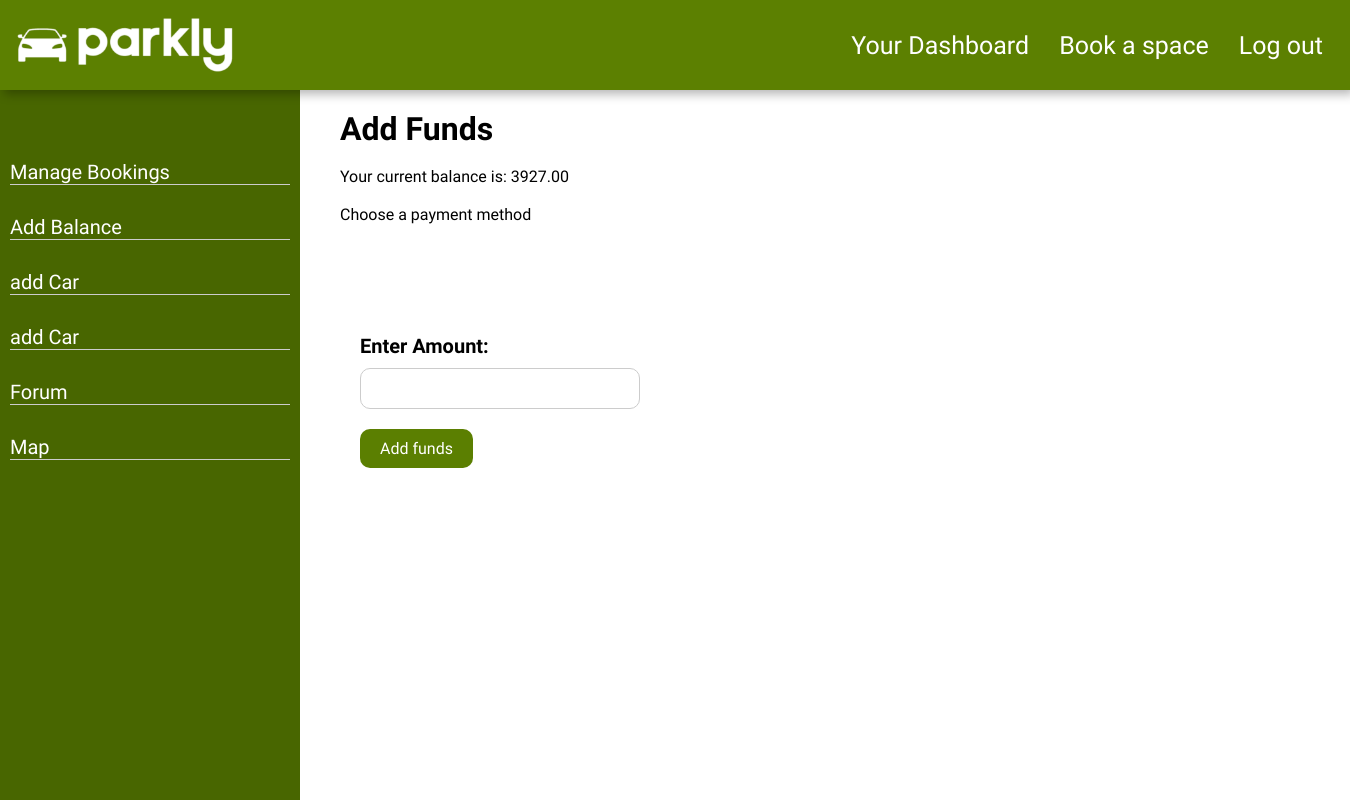
The page /addBalance.php (signed in) on the database as committed earlier.
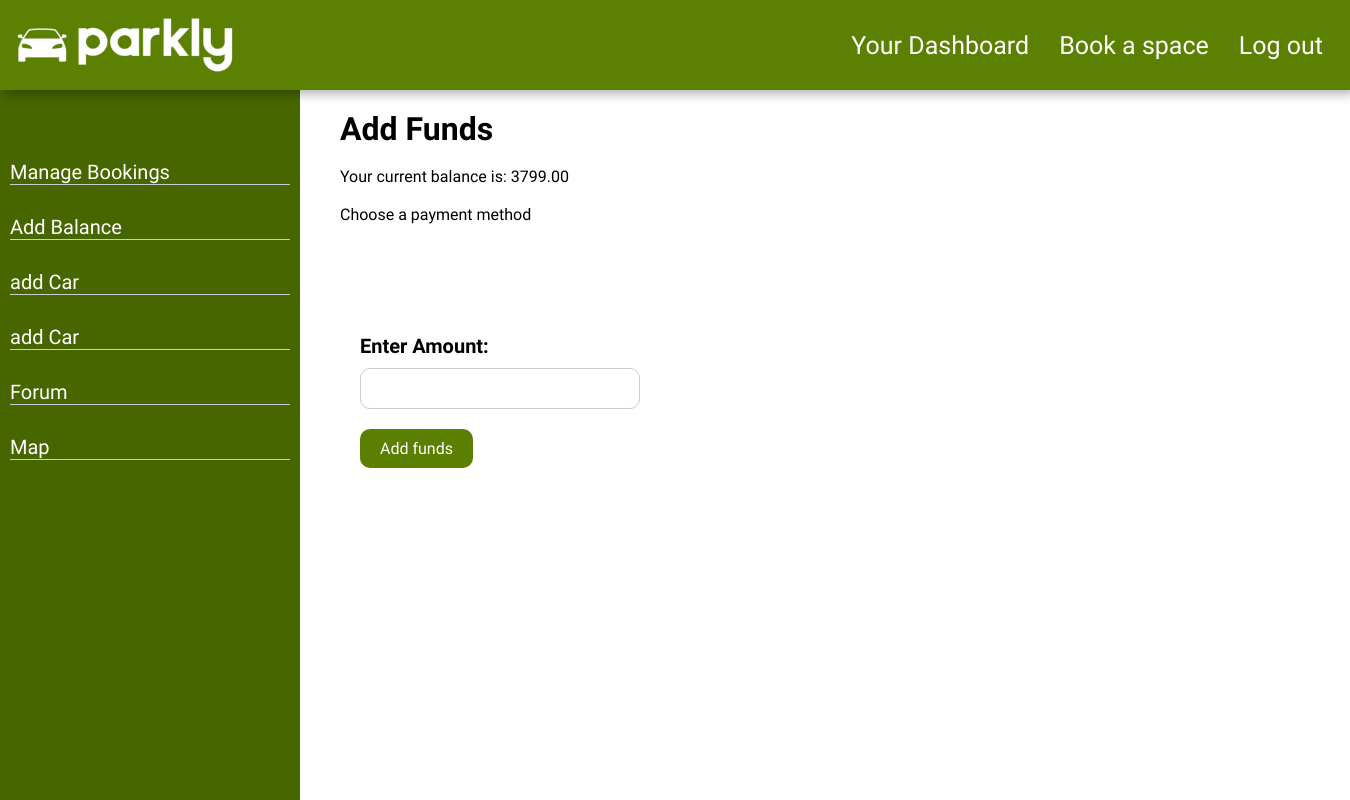
The same page on the database as committed later.
### tables this page shows
CREATE TABLE `account` (
                           `UserID` int(11) NOT NULL,
                           `IsAdmin` tinyint(1) NOT NULL DEFAULT 0,
                           `Firstname` varchar(40) NOT NULL,
                           `Surname` varchar(40) NOT NULL,
                           `Credit` decimal(10,2) NOT NULL DEFAULT 0.00,
                           `Username` varchar(50) NOT NULL,
                           `UserPassword` varchar(255) NOT NULL,
                           `Email` varchar(50) NOT NULL,
                           `PhoneNumber` varchar(20) NOT NULL,
                           `reset_token_hash` varchar(64) DEFAULT NULL,
                           `reset_token_expires_at` datetime DEFAULT NULL,
                           `account_activation_hash` varchar(64) DEFAULT NULL
);

### addBalance.php (the view, shortened to what this page needs)
<?php
include('partial/header.php');
include('sidebar.php');
?>
<body>
<div class="dashContent">
    <h1>Add Funds</h1>
    <p><br>Your current balance is: <?= htmlspecialchars($user["Credit"]) ?></p>
    <p><br>Choose a payment method </p>
    <div class="cc-selector">
        <label class="drinkcard-cc visa" for="visa"></label>
        <label class="drinkcard-cc mastercard" for="mastercard"></label>
        <label class="drinkcard-cc paypal" for="paypal"></label>
    </div>
    <div id="loginform">
        <form method="post">
            <label for="Credit">Enter Amount:</label>
            <input type="number" name="Credit" id="Credit" min="1" step="any">
            <button>Add funds</button>
        </form>
    </div>
</div>
</body>
</html>

### partial/header.php (shortened to what this page needs)
<?php
if (isset($_SESSION["UserID"])) {
    $mysqli = require __DIR__ . "/database.php";
    $sql = "SELECT * FROM account WHERE UserID = {$_SESSION["UserID"]}";
    $result = $mysqli->query($sql);
    $user = $result->fetch_assoc();
}
?>
<!DOCTYPE html>
<html>
<head>
    <link rel="stylesheet" href="css/style.css">
</head>
<div class="header">
   <a href="index.php">
    <img src="/img/logoLeft.png" class="logo">
   </a>
    <?php if (isset($user)): ?>
<div class="nav-container">
        <nav>
            <ul>
                <li><a href="dashboards.php">Your Dashboard</a></a></li>
                <li><a href="booking.php">Book a space</a></li>
                <li><a href="logout.php">Log out</a></li>
            </ul>
        </nav>
    <?php endif; ?>
</div>
</div>

### sidebar.php (shortened to what this page needs)
<?php if (htmlspecialchars($user["IsAdmin"]) == 0): ?>
    <div id="sidebar">
        <ul>
            <li><a href="userBookings.php">Manage Bookings</a></li>
            <li><a href="addBalance.php">Add Balance</a></li>
            <li><a href="addCar.php">add Car</a></li>
            <li><a href="removeCars.php">add Car</a></li>
            <li><a href="Forum.php">Forum</a></li>
            <li><a href="map.php">Map</a></li>
        </ul>
    </div>
<?php endif; ?>

### css/style.css (style rules this page uses)
* { margin: 0; padding: 0; font-family: "Josefin Sans", sans-serif; box-sizing: border-box; text-decoration: none; }
.cc-selector { width:1000px; height:70px; display:flex; justify-content: flex-start; margin-bottom:20px; margin-top:20px; }
.visa { background-image:url(http://i.imgur.com/lXzJ1eB.png); }
.mastercard { background-image:url(http://i.imgur.com/SJbRQF7.png); }
.paypal { background-image: url(https://imgur.com/xQmiJ4o.png); }
.drinkcard-cc { cursor:pointer; background-size:contain; background-repeat:no-repeat; display:inline-block; width:100px;height:70px; -webkit-transition: all 100ms ease-in; -moz-transition: all 100ms ease-in; transition: all 100ms ease-in; -webkit-filter: brightness(1.8) grayscale(1) opacity(.7); -moz-filter: brightness(1.8) grayscale(1) opacity(.7); filter: brightness(1.8) grayscale(1) opacity(.7); }
.logo { max-width: 240px; max-height: 240px; margin: 0px; cursor: pointer; float: left; z-index: 1; }
.header { width: 100%; height: 90px; display: flex; background-color: #5C8001; align-items: center; justify-content: space-between; padding-inline: 5px; position: sticky; top: 0; z-index: 1; box-shadow: 4px 4px 10px rgba(0, 0, 0, 0.3); }
#loginform { padding-left:20px; display: flex; flex-direction: column; width: 300px; }
label { display: block; font-weight: bold; font-size: 20px; margin-bottom: 10px; }
input { padding: 10px; font-size: 16px; width: 100%; margin-bottom: 20px; border: 1px solid #ccc; border-radius: 10px; }
button { padding: 10px 20px; font-size: 16px; border: none; border-radius: 10px; background-color: #5b7f01; color: white; cursor: pointer; }
.nav-container { display: flex; justify-content: flex-end; width:100% }
nav { padding-right:2%; }
nav ul { list-style: none; padding: 0; margin: 0; display: flex; justify-content: flex-end; }
nav ul li { margin-left: 30px; }
nav ul li a { font-size:25px; text-decoration: none; color: white; }
#sidebar { width: 300px; background-color: #486600; padding: 10px; padding-top: 50px; height: 100vh; position: fixed; left: 0; }
#sidebar ul { padding-top: 20px; display: flex; flex-direction: column; }
#sidebar li { margin-bottom: 30px; border-bottom: 1px solid #ccc; }
#sidebar li a { font-size: 20px; text-decoration: none; color: white; }
.dashContent { flex: 1; margin-left: 320px; padding: 20px; }

Rows that differ between the two databases and show on the page:
changed account: Credit "3927.00" → "3799.00"
